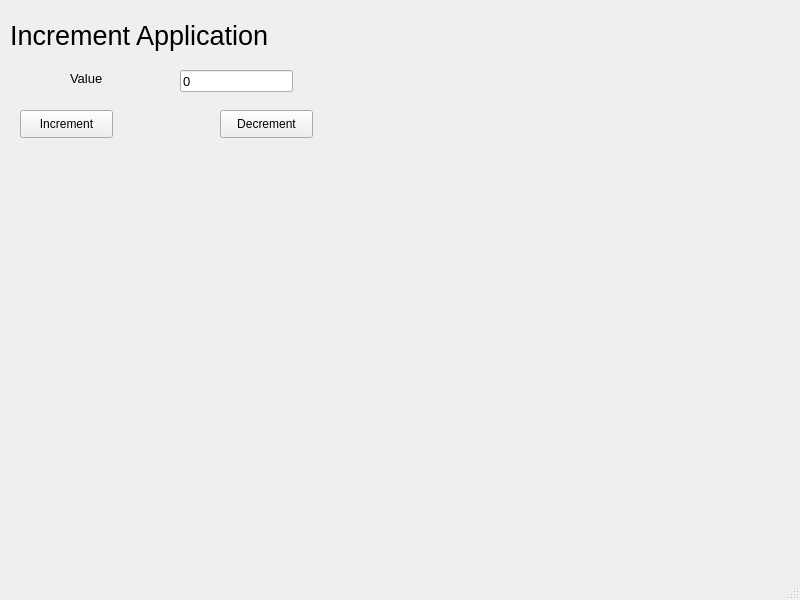
<?xml version="1.0" encoding="UTF-8"?>
<ui version="4.0">
 <class>MainWindow</class>
 <widget class="QMainWindow" name="MainWindow">
  <property name="geometry">
   <rect>
    <x>0</x>
    <y>0</y>
    <width>800</width>
    <height>600</height>
   </rect>
  </property>
  <property name="windowTitle">
   <string>MainWindow</string>
  </property>
  <widget class="QWidget" name="centralwidget">
   <widget class="QLabel" name="label">
    <property name="geometry">
     <rect>
      <x>10</x>
      <y>10</y>
      <width>321</width>
      <height>51</height>
     </rect>
    </property>
    <property name="font">
     <font>
      <pointsize>20</pointsize>
     </font>
    </property>
    <property name="text">
     <string>Increment Application</string>
    </property>
   </widget>
   <widget class="QLabel" name="label_2">
    <property name="geometry">
     <rect>
      <x>70</x>
      <y>70</y>
      <width>55</width>
      <height>16</height>
     </rect>
    </property>
    <property name="font">
     <font>
      <pointsize>10</pointsize>
     </font>
    </property>
    <property name="text">
     <string>Value</string>
    </property>
   </widget>
   <widget class="QLineEdit" name="lineEdit1">
    <property name="geometry">
     <rect>
      <x>180</x>
      <y>70</y>
      <width>113</width>
      <height>22</height>
     </rect>
    </property>
    <property name="font">
     <font>
      <pointsize>10</pointsize>
     </font>
    </property>
    <property name="text">
     <string>0</string>
    </property>
   </widget>
   <widget class="QPushButton" name="incrButton">
    <property name="geometry">
     <rect>
      <x>20</x>
      <y>110</y>
      <width>93</width>
      <height>28</height>
     </rect>
    </property>
    <property name="text">
     <string>Increment</string>
    </property>
   </widget>
   <widget class="QPushButton" name="decrButton">
    <property name="geometry">
     <rect>
      <x>220</x>
      <y>110</y>
      <width>93</width>
      <height>28</height>
     </rect>
    </property>
    <property name="text">
     <string>Decrement</string>
    </property>
   </widget>
  </widget>
  <widget class="QMenuBar" name="menubar">
   <property name="geometry">
    <rect>
     <x>0</x>
     <y>0</y>
     <width>800</width>
     <height>26</height>
    </rect>
   </property>
  </widget>
  <widget class="QStatusBar" name="statusbar"/>
 </widget>
 <resources/>
 <connections>
  <connection>
   <sender>incrButton</sender>
   <signal>pressed()</signal>
   <receiver>MainWindow</receiver>
   <slot>update()</slot>
   <hints>
    <hint type="sourcelabel">
     <x>266</x>
     <y>269</y>
    </hint>
    <hint type="destinationlabel">
     <x>399</x>
     <y>299</y>
    </hint>
   </hints>
  </connection>
  <connection>
   <sender>decrButton</sender>
   <signal>pressed()</signal>
   <receiver>MainWindow</receiver>
   <slot>update()</slot>
   <hints>
    <hint type="sourcelabel">
     <x>266</x>
     <y>159</y>
    </hint>
    <hint type="destinationlabel">
     <x>399</x>
     <y>299</y>
    </hint>
   </hints>
  </connection>
 </connections>
</ui>
